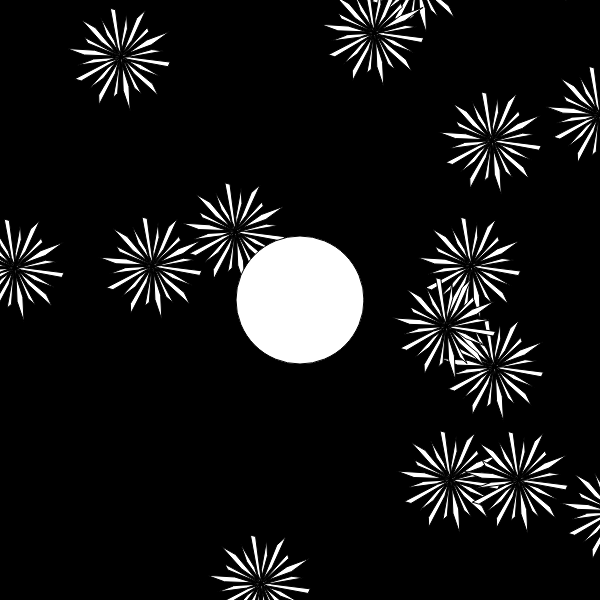
Frame 1 (no input)
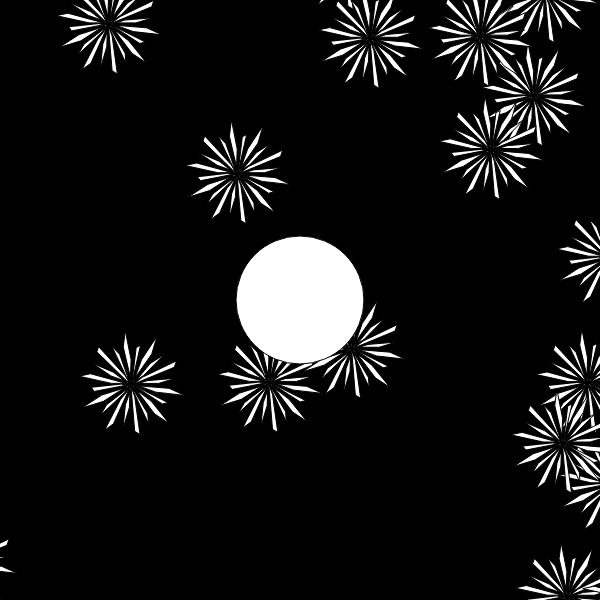
Frame 60 (no input)
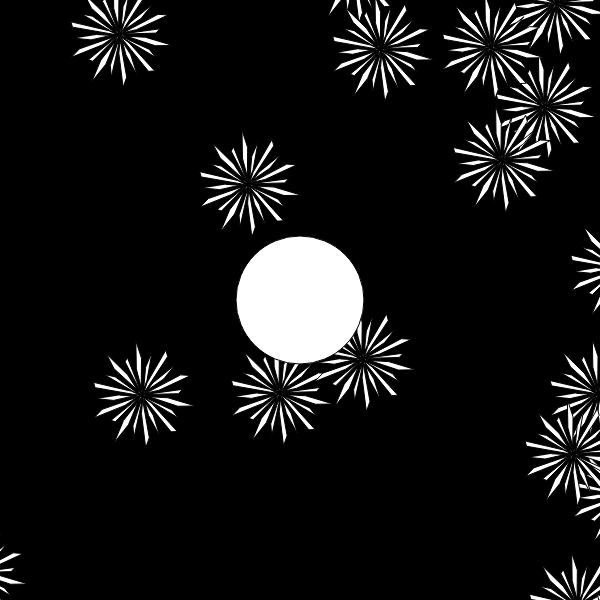
Frame 120 (the mouse pressed at the canvas centre since frame 60)

The p5.js sketch that drew these frames (run headless with seeded random() and noise() and a simulated clock; from frame 60 on, the mouse is pressed at the canvas centre):

// p5.js sketch
// ── sketch.js
// Daniel Shiffman
// http://codingrainbow.com
// http://patreon.com/codingrainbow
// Code for: https://youtu.be/JXuxYMGe4KI

var blob;

var food = [];
var zoom = 1;

function setup() {
  createCanvas(600, 600);
  blob = new Blob(0, 0, 64);
  for (var i = 0; i < 50; i++) {
    var x = random(-width,width);
    var y = random(-height,height);
    food[i] = new Food(x, y, 30);
  }
}

function draw() {
  background(0);

  translate(width/2, height/2);
  var newzoom = 64 / blob.r;
  zoom = lerp(zoom, newzoom, 0.1);
  scale(zoom);
  translate(-blob.pos.x, -blob.pos.y);

  for (var i = food.length-1; i >=0; i--) {
    food[i].show();
    if (blob.eats(food[i])) {
      food.splice(i, 1);
    }
  }


  blob.show();
  blob.update();

}

// ── blob.js
// Daniel Shiffman
// http://codingrainbow.com
// http://patreon.com/codingrainbow
// Code for: https://youtu.be/JXuxYMGe4KI

function Blob(x, y, r) {
  this.pos = createVector(x, y);
  this.r = r;
  this.vel = createVector(0,0);

  this.update = function() {
    var newvel = createVector(mouseX-width/2, mouseY-height/2);
    newvel.setMag(3);
    this.vel.lerp(newvel, 0.2);
    this.pos.add(this.vel);
  }

  this.eats = function(other) {
    var d = p5.Vector.dist(this.pos, other.pos);
    if (d < this.r + other.r) {
      var sum = PI * this.r * this.r + PI * other.r * other.r;
      this.r = sqrt(sum / PI);
      //this.r += other.r;
      console.log("Yum!")
      return true;
    } else {
      return false;
    }
  }

  this.show = function() {
    fill(255);
    ellipse(this.pos.x, this.pos.y, this.r*2, this.r*2);
  }
}

// ── cursor.js
// Inspired by CodingRainbow: https://youtu.be/JXuxYMGe4KI

function CursorObj(x, y) {
  this.pos = createVector(x, y);
  this.speed = 1;


  this.up = function() {
    this.pos.y -= this.speed;
  }
  this.down = function() {
    this.pos.y += this.speed;
  }
  this.left = function() {
    this.pos.x -= this.speed;
  }
  this.right = function() {
    this.pos.x += this.speed;
  }

  this.show = function() {
    fill(255);
    ellipse(this.pos.x, this.pos.y, blob.r/3, blob.r/3);
  }

  this.constrain = function() {
      this.pos.x = constrain(this.pos.x, -max_width, max_width);
      this.pos.y = constrain(this.pos.y, -max_height, max_height);
      //max_width^2 + max_height^2 = max_mag^2
    }
}

// ── food.js
// Inspired by CodingRainbow: https://youtu.be/JXuxYMGe4KI

function Food(x, y, radius) {
  yoff = 0.0
  this.pos = createVector(x, y);
  this.radius = radius;
  this.vel = createVector(0,0);

  this.show = function() {
    //fill(233,0,233);
    // ellipse(this.pos.x, this.pos.y, this.r*2, this.r*2);
    push();
    translate(this.pos.x, this.pos.y);
    beginShape();
    for (var a = 0; a < TWO_PI; a += 0.1) {
      var offset = map(sin(a*10 + frameCount * 0.1), 0, 1, -25, 25);
      var r = this.radius + offset;
      var x = r * cos(a);
      var y = r * sin(a);
      vertex(x,y);
    }
    endShape();
    pop();
    yoff += 0.00;
  }
}

// ── map.js
function Surroundings() {
  
  
  this.show = function() {
  var limits = new Rect(-max_width,-max_height,max_width,-max_height,max_width,max_height,-max_width,max_height);
  limits.show();
  //borders
  ellipse(-max_width,max_height,blob.r,blob.r);
  ellipse(max_width,max_height,blob.r,blob.r);
  ellipse(-max_width,-max_height,blob.r,blob.r);
  ellipse(max_width,-max_height,blob.r,blob.r);
  //+y axis points "down" relative to start
  //-y axis points "up" relative to start
  //-x axis points "left" relative to start, etc.

  }

}

function Rect(point1x,point1y,point2x,point2y,point3x,point3y,point4x,point4y) {
  this.p1x = point1x;
  this.p1y = point1y;
  this.p2x = point2x;
  this.p2y = point2y;
  this.p3x = point3x;
  this.p3y = point3y;
  this.p4x = point4x;
  this.p4y = point4y;

  this.show = function() {
    fill(255);
    // Draw gray boundary
    stroke(153);
    //Lines will be drawn clockwise!
    line(this.p1x, this.p1y, this.p2x, this.p2y);
    line(this.p2x, this.p2y, this.p3x, this.p3y);
    line(this.p3x, this.p3y, this.p4x, this.p4y);
    line(this.p4x, this.p4y, this.p1x, this.p1y);
  }

}


// ── spike.js
// Inspired by CodingRainbow: https://youtu.be/JXuxYMGe4KI

function Spike(x, y, radius) {
  this.pos = createVector(x, y);
  this.radius = radius;
  this.vel = createVector(0,0);

  this.show = function() {
    //fill(233,0,233);
    // ellipse(this.pos.x, this.pos.y, this.r*2, this.r*2);
    push();
    rotate(frameCount / 200.0);
    star(x, y, 5, 70, 3); 
    pop();
  }
}

function star(x, y, radius1, radius2, npoints) {
  var angle = TWO_PI / npoints;
  var halfAngle = angle/2.0;
  beginShape();
  for (var a = 0; a < TWO_PI; a += angle) {
    var sx = x + cos(a) * radius2;
    var sy = y + sin(a) * radius2;
    vertex(sx, sy);
    sx = x + cos(a+halfAngle) * radius1;
    sy = y + sin(a+halfAngle) * radius1;
    vertex(sx, sy);
  }
  endShape(CLOSE);
}
// ── star.js
// Inspired by CodingRainbow: https://youtu.be/JXuxYMGe4KI

function Star(x, y, radius) {
  this.pos = createVector(x, y);
  this.radius = radius;
  this.vel = createVector(0,0);
  this.speed = 3;

  this.show = function() {
    //fill(233,0,233);
    // ellipse(this.pos.x, this.pos.y, this.r*2, this.r*2);
    push();
    translate(this.pos.x, this.pos.y);
    beginShape();
    for (var a = 0; a < TWO_PI; a += 0.1) {
      var offset = map(sin(a*10 + frameCount * 0.1), 0, 1, -radius*2, radius*2);
      var r = this.radius + offset;
      var x = r * cos(a);
      var y = r * sin(a);
      vertex(x,y);
    }
    endShape();
    pop();
  }

  this.move = function() {
    this.pos.x += random(-this.speed, this.speed);
    this.pos.y += random(-this.speed, this.speed);
  };
}
